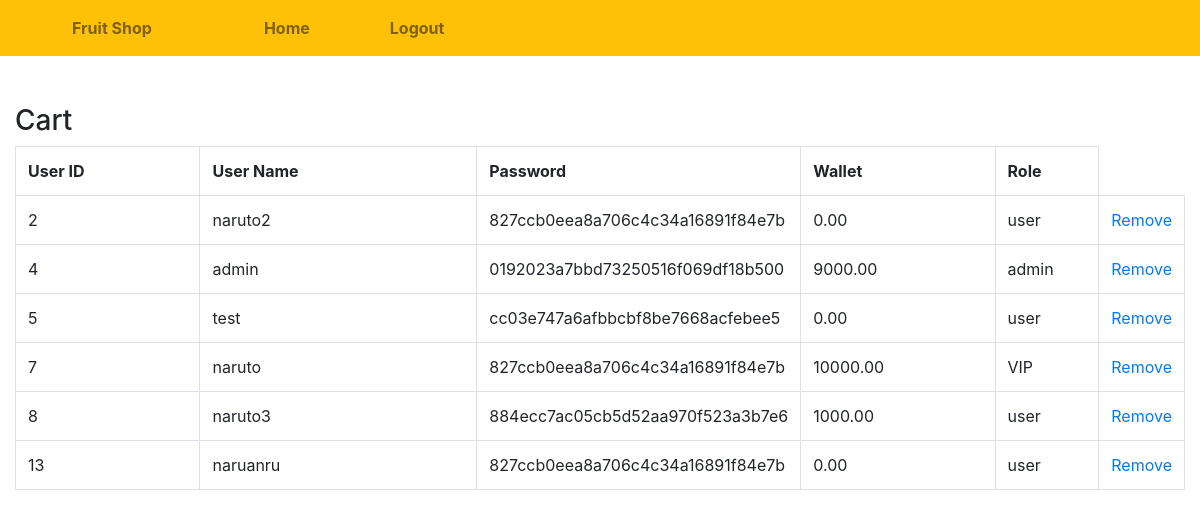
Screenshot of /manage_account.php (signed in) with the database file from the repository.
### tables this page shows
CREATE TABLE `users` (
  `id_user` int(11) NOT NULL,
  `username` varchar(50) NOT NULL,
  `password` varchar(50) NOT NULL,
  `avatar` varchar(255) NOT NULL DEFAULT 'default.png',
  `name` varchar(40) NOT NULL,
  `email` varchar(40) NOT NULL,
  `phone_number` varchar(20) NOT NULL,
  `role` varchar(10) NOT NULL,
  `wallet` double(10,2) NOT NULL DEFAULT 0.00,
  `vip_end` date DEFAULT NULL
);

### manage_account.php (the view, shortened to what this page needs)
<?php
    include "include/connect.php";
    $query2 = "SELECT * FROM users ORDER BY id_user ASC";
    $result2 = mysqli_query($conn, $query2);
?>
<?php include 'include/header.php'; ?>
	<body>
    <?php include 'include/navbar_admin.php'; ?>
    <div class="container-fluid pt-4">
        <br />
        <h3>Cart</h3>
        <div class="table-responsive">
            <table class="table table-bordered">
                <tr>
                    <th width="20%">User ID</th>
                    <th width="30%">User Name</th>
                    <th width="20%">Password</th>
                    <th width="20%">Wallet</th>
                    <th width="10%">Role</th>
                </tr>
                <?php
                    if(mysqli_num_rows($result2) > 0){
                        while ($fetch_user = mysqli_fetch_array($result2)){
                ?>
                <tr>
                    <td><?php echo $fetch_user['id_user']; ?></td>
                    <td><?php echo $fetch_user['username']; ?></td>
                    <td><?php echo $fetch_user['password']; ?></td>
                    <td><?php echo $fetch_user['wallet']; ?></td>
                    <td><?php echo $fetch_user['role']; ?></td>
                    <td><a href="manage_account.php?remove_user=<?php echo $fetch_user['id_user']; ?>" class="delete-btn" onclick="return confirm('remove user?');">Remove</a></td>
                </tr>
                <?php
                        }
                    }
                ?>
            </table>
        </div>
    </body>
</html>

### include/header.php (shortened to what this page needs)
<!DOCTYPE html>
<html>
	<head>
		<link rel="stylesheet" href="https://cdn.jsdelivr.net/npm/bootstrap@4.6.1/dist/css/bootstrap.min.css">
        <link rel="stylesheet" href="css/style.css">
	</head>

### include/navbar_admin.php
<nav class="navbar navbar-expand-xl bg-warning navbar-light font-weight-bold ">
			<ul class="navbar-nav ">
				<li class="nav-item mx-5">
					<a class="nav-link" href="admin.php">Fruit Shop</a>
				</li>
				<li class="nav-item mx-5">
					<a class="nav-link" href="admin.php">Home</a>
				</li>
				<li class="nav-item mx-3 ">
					<a class="nav-link" href=logout.php>Logout</a>
				</li>
			</ul>
		</nav>

### rows the page displays
users: id_user "2", username "naruto2", password "827ccb0eea8a706c4c34a16891f84e7b", wallet "0.00", role "user"
users: id_user "4", username "admin", password "0192023a7bbd73250516f069df18b500", wallet "9000.00", role "admin"
users: id_user "5", username "test", password "cc03e747a6afbbcbf8be7668acfebee5", wallet "0.00", role "user"
users: id_user "7", username "naruto", password "827ccb0eea8a706c4c34a16891f84e7b", wallet "10000.00", role "VIP"
users: id_user "8", username "naruto3", password "884ecc7ac05cb5d52aa970f523a3b7e6", wallet "1000.00", role "user"
users: id_user "13", username "naruanru", password "827ccb0eea8a706c4c34a16891f84e7b", wallet "0.00", role "user"
